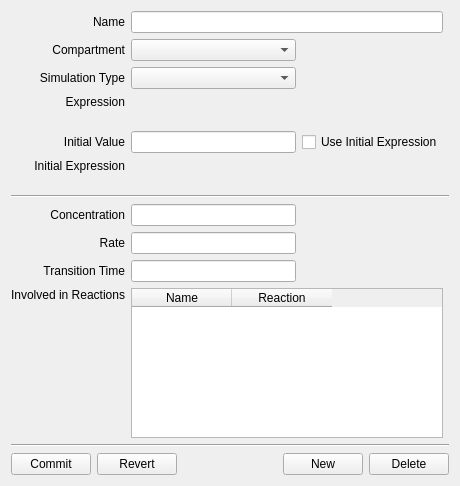
<ui version="4.0" >
<comment> Begin CVS Header </comment>
<comment>   $Source: /fs/turing/cvs/copasi_dev/copasi/UI/CQSpeciesDetail.ui,v $ </comment>
<comment>   $Revision: 1.3.4.3 $ </comment>
<comment>   $Name: Build-33 $ </comment>
<comment>   $Author: shoops $ </comment>
<comment>   $Date: 2011/05/02 18:58:05 $ </comment>
<comment> End CVS Header </comment>

<comment> Copyright (C) 2011 - 2010 by Pedro Mendes, Virginia Tech Intellectual </comment>
<comment> Properties, Inc., University of Heidelberg, and The University </comment>
<comment> of Manchester. </comment>

<comment> Copyright (C) 2008 by Pedro Mendes, Virginia Tech Intellectual </comment>
<comment> Properties, Inc., EML Research, gGmbH, University of Heidelberg, </comment>
<comment> and The University of Manchester. </comment>
<comment> All rights reserved. </comment>
 <class>CQSpeciesDetail</class>
 <widget class="CopasiWidget" name="CQSpeciesDetail" >
  <property name="geometry" >
   <rect>
    <x>0</x>
    <y>0</y>
    <width>460</width>
    <height>486</height>
   </rect>
  </property>
  <property name="sizePolicy" >
   <sizepolicy vsizetype="Preferred" hsizetype="Preferred" >
    <horstretch>0</horstretch>
    <verstretch>0</verstretch>
   </sizepolicy>
  </property>
  <property name="caption" stdset="0" >
   <string>Metabolite</string>
  </property>
  <layout class="QVBoxLayout" name="verticalLayout" >
   <item>
    <layout class="QGridLayout" name="gridLayout" >
     <item row="0" column="0" >
      <widget class="QLabel" name="mpLblName" >
       <property name="sizePolicy" >
        <sizepolicy vsizetype="Minimum" hsizetype="Preferred" >
         <horstretch>0</horstretch>
         <verstretch>0</verstretch>
        </sizepolicy>
       </property>
       <property name="text" >
        <string>Name</string>
       </property>
       <property name="alignment" >
        <set>Qt::AlignRight|Qt::AlignTrailing|Qt::AlignVCenter</set>
       </property>
       <property name="wordWrap" >
        <bool>false</bool>
       </property>
      </widget>
     </item>
     <item row="1" column="0" >
      <widget class="QLabel" name="mpLblCompartment" >
       <property name="sizePolicy" >
        <sizepolicy vsizetype="Minimum" hsizetype="Preferred" >
         <horstretch>0</horstretch>
         <verstretch>0</verstretch>
        </sizepolicy>
       </property>
       <property name="text" >
        <string>Compartment</string>
       </property>
       <property name="alignment" >
        <set>Qt::AlignRight|Qt::AlignTrailing|Qt::AlignVCenter</set>
       </property>
       <property name="wordWrap" >
        <bool>false</bool>
       </property>
      </widget>
     </item>
     <item row="1" column="1" >
      <widget class="QComboBox" name="mpComboBoxCompartment" >
       <property name="sizePolicy" >
        <sizepolicy vsizetype="Fixed" hsizetype="MinimumExpanding" >
         <horstretch>0</horstretch>
         <verstretch>0</verstretch>
        </sizepolicy>
       </property>
      </widget>
     </item>
     <item row="2" column="0" >
      <widget class="QLabel" name="mpLblType" >
       <property name="sizePolicy" >
        <sizepolicy vsizetype="Minimum" hsizetype="Preferred" >
         <horstretch>0</horstretch>
         <verstretch>0</verstretch>
        </sizepolicy>
       </property>
       <property name="text" >
        <string>Simulation Type</string>
       </property>
       <property name="alignment" >
        <set>Qt::AlignRight|Qt::AlignTrailing|Qt::AlignVCenter</set>
       </property>
       <property name="wordWrap" >
        <bool>false</bool>
       </property>
      </widget>
     </item>
     <item row="2" column="1" >
      <widget class="QComboBox" name="mpComboBoxType" >
       <property name="sizePolicy" >
        <sizepolicy vsizetype="Fixed" hsizetype="MinimumExpanding" >
         <horstretch>0</horstretch>
         <verstretch>0</verstretch>
        </sizepolicy>
       </property>
      </widget>
     </item>
     <item row="3" column="0" >
      <widget class="QLabel" name="mpLblExpression" >
       <property name="sizePolicy" >
        <sizepolicy vsizetype="Minimum" hsizetype="Preferred" >
         <horstretch>0</horstretch>
         <verstretch>0</verstretch>
        </sizepolicy>
       </property>
       <property name="text" >
        <string>Expression</string>
       </property>
       <property name="alignment" >
        <set>Qt::AlignRight|Qt::AlignTop|Qt::AlignTrailing</set>
       </property>
       <property name="wordWrap" >
        <bool>false</bool>
       </property>
      </widget>
     </item>
     <item row="4" column="0" >
      <widget class="QLabel" name="mpLblInitialValue" >
       <property name="sizePolicy" >
        <sizepolicy vsizetype="Preferred" hsizetype="Preferred" >
         <horstretch>0</horstretch>
         <verstretch>0</verstretch>
        </sizepolicy>
       </property>
       <property name="text" >
        <string>Initial Value</string>
       </property>
       <property name="alignment" >
        <set>Qt::AlignRight|Qt::AlignTrailing|Qt::AlignVCenter</set>
       </property>
       <property name="wordWrap" >
        <bool>false</bool>
       </property>
      </widget>
     </item>
     <item row="5" column="0" >
      <widget class="QLabel" name="mpLblInitialExpression" >
       <property name="sizePolicy" >
        <sizepolicy vsizetype="Minimum" hsizetype="Preferred" >
         <horstretch>0</horstretch>
         <verstretch>0</verstretch>
        </sizepolicy>
       </property>
       <property name="text" >
        <string>Initial Expression</string>
       </property>
       <property name="alignment" >
        <set>Qt::AlignRight|Qt::AlignTop|Qt::AlignTrailing</set>
       </property>
       <property name="wordWrap" >
        <bool>false</bool>
       </property>
      </widget>
     </item>
     <item row="6" column="0" colspan="4" >
      <widget class="Line" name="mpLine1" >
       <property name="frameShape" >
        <enum>QFrame::HLine</enum>
       </property>
       <property name="frameShadow" >
        <enum>QFrame::Sunken</enum>
       </property>
      </widget>
     </item>
     <item row="7" column="0" >
      <widget class="QLabel" name="mpLblValue" >
       <property name="sizePolicy" >
        <sizepolicy vsizetype="Minimum" hsizetype="Preferred" >
         <horstretch>0</horstretch>
         <verstretch>0</verstretch>
        </sizepolicy>
       </property>
       <property name="text" >
        <string>Concentration</string>
       </property>
       <property name="alignment" >
        <set>Qt::AlignRight|Qt::AlignTrailing|Qt::AlignVCenter</set>
       </property>
       <property name="wordWrap" >
        <bool>false</bool>
       </property>
      </widget>
     </item>
     <item row="8" column="0" >
      <widget class="QLabel" name="mpLblRate" >
       <property name="sizePolicy" >
        <sizepolicy vsizetype="Minimum" hsizetype="Preferred" >
         <horstretch>0</horstretch>
         <verstretch>0</verstretch>
        </sizepolicy>
       </property>
       <property name="text" >
        <string>Rate</string>
       </property>
       <property name="alignment" >
        <set>Qt::AlignRight|Qt::AlignTrailing|Qt::AlignVCenter</set>
       </property>
       <property name="wordWrap" >
        <bool>false</bool>
       </property>
      </widget>
     </item>
     <item row="9" column="0" >
      <widget class="QLabel" name="mpLblTransitionTime" >
       <property name="sizePolicy" >
        <sizepolicy vsizetype="Minimum" hsizetype="Preferred" >
         <horstretch>0</horstretch>
         <verstretch>0</verstretch>
        </sizepolicy>
       </property>
       <property name="text" >
        <string>Transition Time</string>
       </property>
       <property name="alignment" >
        <set>Qt::AlignRight|Qt::AlignTrailing|Qt::AlignVCenter</set>
       </property>
       <property name="wordWrap" >
        <bool>false</bool>
       </property>
      </widget>
     </item>
     <item row="10" column="0" >
      <widget class="QLabel" name="mpLblReactions" >
       <property name="sizePolicy" >
        <sizepolicy vsizetype="Minimum" hsizetype="Preferred" >
         <horstretch>0</horstretch>
         <verstretch>0</verstretch>
        </sizepolicy>
       </property>
       <property name="text" >
        <string>Involved in Reactions</string>
       </property>
       <property name="textFormat" >
        <enum>Qt::AutoText</enum>
       </property>
       <property name="alignment" >
        <set>Qt::AlignRight|Qt::AlignTop|Qt::AlignTrailing</set>
       </property>
       <property name="wordWrap" >
        <bool>true</bool>
       </property>
      </widget>
     </item>
     <item row="12" column="0" colspan="4" >
      <widget class="Line" name="mpLine2" >
       <property name="frameShape" >
        <enum>QFrame::HLine</enum>
       </property>
       <property name="frameShadow" >
        <enum>QFrame::Sunken</enum>
       </property>
      </widget>
     </item>
     <item row="10" column="1" colspan="2" >
      <widget class="QTableWidget" name="mpReactionTable" >
       <property name="selectionBehavior" >
        <enum>QAbstractItemView::SelectRows</enum>
       </property>
       <property name="horizontalScrollMode" >
        <enum>QAbstractItemView::ScrollPerPixel</enum>
       </property>
       <property name="showGrid" >
        <bool>false</bool>
       </property>
       <property name="columnCount" >
        <number>2</number>
       </property>
       <column>
        <property name="text" >
         <string>Name</string>
        </property>
       </column>
       <column>
        <property name="text" >
         <string>Reaction</string>
        </property>
       </column>
      </widget>
     </item>
     <item row="9" column="1" >
      <widget class="QLineEdit" name="mpEditTransitionTime" >
       <property name="sizePolicy" >
        <sizepolicy vsizetype="Preferred" hsizetype="MinimumExpanding" >
         <horstretch>0</horstretch>
         <verstretch>0</verstretch>
        </sizepolicy>
       </property>
       <property name="readOnly" >
        <bool>true</bool>
       </property>
      </widget>
     </item>
     <item row="8" column="1" >
      <widget class="QLineEdit" name="mpEditRate" >
       <property name="sizePolicy" >
        <sizepolicy vsizetype="Preferred" hsizetype="MinimumExpanding" >
         <horstretch>0</horstretch>
         <verstretch>0</verstretch>
        </sizepolicy>
       </property>
       <property name="readOnly" >
        <bool>true</bool>
       </property>
      </widget>
     </item>
     <item row="7" column="1" >
      <widget class="QLineEdit" name="mpEditCurrentValue" >
       <property name="sizePolicy" >
        <sizepolicy vsizetype="Preferred" hsizetype="MinimumExpanding" >
         <horstretch>0</horstretch>
         <verstretch>0</verstretch>
        </sizepolicy>
       </property>
       <property name="readOnly" >
        <bool>true</bool>
       </property>
      </widget>
     </item>
     <item row="5" column="1" colspan="2" >
      <widget class="CQExpressionMmlStackedWidget" name="mpInitialExpressionEMW" >
       <property name="minimumSize" >
        <size>
         <width>300</width>
         <height>30</height>
        </size>
       </property>
       <property name="focusPolicy" >
        <enum>Qt::TabFocus</enum>
       </property>
       <widget class="QWidget" name="page_3" />
       <widget class="QWidget" name="page_4" />
      </widget>
     </item>
     <item row="4" column="1" >
      <widget class="QLineEdit" name="mpEditInitialValue" >
       <property name="sizePolicy" >
        <sizepolicy vsizetype="Preferred" hsizetype="MinimumExpanding" >
         <horstretch>0</horstretch>
         <verstretch>0</verstretch>
        </sizepolicy>
       </property>
      </widget>
     </item>
     <item row="3" column="1" colspan="2" >
      <widget class="CQExpressionMmlStackedWidget" name="mpExpressionEMW" >
       <property name="minimumSize" >
        <size>
         <width>300</width>
         <height>30</height>
        </size>
       </property>
       <property name="focusPolicy" >
        <enum>Qt::TabFocus</enum>
       </property>
       <widget class="QWidget" name="page" />
       <widget class="QWidget" name="page_2" />
      </widget>
     </item>
     <item row="0" column="1" colspan="2" >
      <widget class="QLineEdit" name="mpEditName" >
       <property name="sizePolicy" >
        <sizepolicy vsizetype="Fixed" hsizetype="MinimumExpanding" >
         <horstretch>0</horstretch>
         <verstretch>0</verstretch>
        </sizepolicy>
       </property>
      </widget>
     </item>
     <item row="4" column="2" >
      <widget class="QCheckBox" name="mpBoxUseInitialExpression" >
       <property name="text" >
        <string>Use Initial Expression</string>
       </property>
      </widget>
     </item>
     <item row="11" column="1" colspan="2" >
      <spacer name="mpSpacer" >
       <property name="orientation" >
        <enum>Qt::Vertical</enum>
       </property>
       <property name="sizeType" >
        <enum>QSizePolicy::Expanding</enum>
       </property>
       <property name="sizeHint" stdset="0" >
        <size>
         <width>17</width>
         <height>13</height>
        </size>
       </property>
      </spacer>
     </item>
    </layout>
   </item>
   <item>
    <layout class="QHBoxLayout" name="mpBtnLayout" >
     <item>
      <widget class="QPushButton" name="mpBtnCommit" >
       <property name="text" >
        <string>Commit</string>
       </property>
      </widget>
     </item>
     <item>
      <widget class="QPushButton" name="mpBtnRevert" >
       <property name="text" >
        <string>Revert</string>
       </property>
      </widget>
     </item>
     <item>
      <spacer name="mpBtnSpacer" >
       <property name="orientation" >
        <enum>Qt::Horizontal</enum>
       </property>
       <property name="sizeHint" stdset="0" >
        <size>
         <width>40</width>
         <height>20</height>
        </size>
       </property>
      </spacer>
     </item>
     <item>
      <widget class="QPushButton" name="mpBtnNew" >
       <property name="text" >
        <string>New</string>
       </property>
      </widget>
     </item>
     <item>
      <widget class="QPushButton" name="mpBtnDelete" >
       <property name="text" >
        <string>Delete</string>
       </property>
      </widget>
     </item>
    </layout>
   </item>
  </layout>
 </widget>
 <layoutdefault spacing="6" margin="11" />
 <customwidgets>
  <customwidget>
   <class>CopasiWidget</class>
   <extends>QWidget</extends>
   <header>copasi/UI/copasiWidget.h</header>
   <container>1</container>
  </customwidget>
  <customwidget>
   <class>CQExpressionMmlStackedWidget</class>
   <extends>QStackedWidget</extends>
   <header>CQExpressionMmlStackedWidget.h</header>
   <container>1</container>
  </customwidget>
 </customwidgets>
 <tabstops>
  <tabstop>mpComboBoxCompartment</tabstop>
  <tabstop>mpComboBoxType</tabstop>
  <tabstop>mpBtnCommit</tabstop>
  <tabstop>mpBtnRevert</tabstop>
  <tabstop>mpBtnNew</tabstop>
  <tabstop>mpBtnDelete</tabstop>
 </tabstops>
 <includes>
  <include location="global" >string</include>
  <include location="local" >copasi/UI/copasiWidget.h</include>
  <include location="local" >CQExpressionMmlWidget.h</include>
 </includes>
 <resources/>
 <connections>
  <connection>
   <sender>mpBtnCommit</sender>
   <signal>clicked()</signal>
   <receiver>CQSpeciesDetail</receiver>
   <slot>slotBtnCommit()</slot>
   <hints>
    <hint type="sourcelabel" >
     <x>32</x>
     <y>462</y>
    </hint>
    <hint type="destinationlabel" >
     <x>20</x>
     <y>20</y>
    </hint>
   </hints>
  </connection>
  <connection>
   <sender>mpBtnDelete</sender>
   <signal>clicked()</signal>
   <receiver>CQSpeciesDetail</receiver>
   <slot>slotBtnDelete()</slot>
   <hints>
    <hint type="sourcelabel" >
     <x>400</x>
     <y>462</y>
    </hint>
    <hint type="destinationlabel" >
     <x>20</x>
     <y>20</y>
    </hint>
   </hints>
  </connection>
  <connection>
   <sender>mpBtnNew</sender>
   <signal>clicked()</signal>
   <receiver>CQSpeciesDetail</receiver>
   <slot>slotBtnNew()</slot>
   <hints>
    <hint type="sourcelabel" >
     <x>331</x>
     <y>462</y>
    </hint>
    <hint type="destinationlabel" >
     <x>20</x>
     <y>20</y>
    </hint>
   </hints>
  </connection>
  <connection>
   <sender>mpBtnRevert</sender>
   <signal>clicked()</signal>
   <receiver>CQSpeciesDetail</receiver>
   <slot>slotBtnRevert()</slot>
   <hints>
    <hint type="sourcelabel" >
     <x>124</x>
     <y>462</y>
    </hint>
    <hint type="destinationlabel" >
     <x>20</x>
     <y>20</y>
    </hint>
   </hints>
  </connection>
  <connection>
   <sender>mpComboBoxCompartment</sender>
   <signal>activated(int)</signal>
   <receiver>CQSpeciesDetail</receiver>
   <slot>slotCompartmentChanged(int)</slot>
   <hints>
    <hint type="sourcelabel" >
     <x>173</x>
     <y>62</y>
    </hint>
    <hint type="destinationlabel" >
     <x>20</x>
     <y>20</y>
    </hint>
   </hints>
  </connection>
  <connection>
   <sender>mpComboBoxType</sender>
   <signal>activated(int)</signal>
   <receiver>CQSpeciesDetail</receiver>
   <slot>slotTypeChanged(int)</slot>
   <hints>
    <hint type="sourcelabel" >
     <x>173</x>
     <y>92</y>
    </hint>
    <hint type="destinationlabel" >
     <x>20</x>
     <y>20</y>
    </hint>
   </hints>
  </connection>
  <connection>
   <sender>mpEditInitialValue</sender>
   <signal>lostFocus()</signal>
   <receiver>CQSpeciesDetail</receiver>
   <slot>slotInitialValueLostFocus()</slot>
   <hints>
    <hint type="sourcelabel" >
     <x>176</x>
     <y>164</y>
    </hint>
    <hint type="destinationlabel" >
     <x>20</x>
     <y>20</y>
    </hint>
   </hints>
  </connection>
  <connection>
   <sender>mpBoxUseInitialExpression</sender>
   <signal>toggled(bool)</signal>
   <receiver>CQSpeciesDetail</receiver>
   <slot>slotInitialTypeChanged(bool)</slot>
   <hints>
    <hint type="sourcelabel" >
     <x>330</x>
     <y>165</y>
    </hint>
    <hint type="destinationlabel" >
     <x>20</x>
     <y>20</y>
    </hint>
   </hints>
  </connection>
  <connection>
   <sender>mpEditName</sender>
   <signal>editingFinished()</signal>
   <receiver>CQSpeciesDetail</receiver>
   <slot>slotNameLostFocus()</slot>
   <hints>
    <hint type="sourcelabel" >
     <x>176</x>
     <y>32</y>
    </hint>
    <hint type="destinationlabel" >
     <x>20</x>
     <y>20</y>
    </hint>
   </hints>
  </connection>
  <connection>
   <sender>mpReactionTable</sender>
   <signal>cellDoubleClicked(int,int)</signal>
   <receiver>CQSpeciesDetail</receiver>
   <slot>slotSwitchToReaction(int,int)</slot>
   <hints>
    <hint type="sourcelabel" >
     <x>282</x>
     <y>366</y>
    </hint>
    <hint type="destinationlabel" >
     <x>223</x>
     <y>242</y>
    </hint>
   </hints>
  </connection>
 </connections>
</ui>
